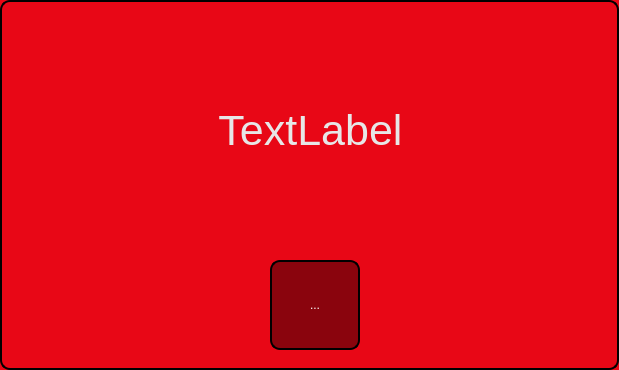
<?xml version="1.0" encoding="UTF-8"?>
<ui version="4.0">
 <class>FCErrorDialog</class>
 <widget class="QDialog" name="FCErrorDialog">
  <property name="geometry">
   <rect>
    <x>0</x>
    <y>0</y>
    <width>619</width>
    <height>370</height>
   </rect>
  </property>
  <property name="palette">
   <palette>
    <active>
     <colorrole role="WindowText">
      <brush brushstyle="SolidPattern">
       <color alpha="255">
        <red>255</red>
        <green>255</green>
        <blue>255</blue>
       </color>
      </brush>
     </colorrole>
     <colorrole role="Button">
      <brush brushstyle="SolidPattern">
       <color alpha="255">
        <red>232</red>
        <green>7</green>
        <blue>22</blue>
       </color>
      </brush>
     </colorrole>
     <colorrole role="Text">
      <brush brushstyle="SolidPattern">
       <color alpha="255">
        <red>255</red>
        <green>255</green>
        <blue>255</blue>
       </color>
      </brush>
     </colorrole>
     <colorrole role="ButtonText">
      <brush brushstyle="SolidPattern">
       <color alpha="255">
        <red>255</red>
        <green>255</green>
        <blue>255</blue>
       </color>
      </brush>
     </colorrole>
     <colorrole role="Base">
      <brush brushstyle="SolidPattern">
       <color alpha="255">
        <red>232</red>
        <green>7</green>
        <blue>22</blue>
       </color>
      </brush>
     </colorrole>
     <colorrole role="Window">
      <brush brushstyle="SolidPattern">
       <color alpha="255">
        <red>232</red>
        <green>7</green>
        <blue>22</blue>
       </color>
      </brush>
     </colorrole>
     <colorrole role="PlaceholderText">
      <brush brushstyle="SolidPattern">
       <color alpha="255">
        <red>255</red>
        <green>255</green>
        <blue>255</blue>
       </color>
      </brush>
     </colorrole>
    </active>
    <inactive>
     <colorrole role="WindowText">
      <brush brushstyle="SolidPattern">
       <color alpha="255">
        <red>255</red>
        <green>255</green>
        <blue>255</blue>
       </color>
      </brush>
     </colorrole>
     <colorrole role="Button">
      <brush brushstyle="SolidPattern">
       <color alpha="255">
        <red>232</red>
        <green>7</green>
        <blue>22</blue>
       </color>
      </brush>
     </colorrole>
     <colorrole role="Text">
      <brush brushstyle="SolidPattern">
       <color alpha="255">
        <red>255</red>
        <green>255</green>
        <blue>255</blue>
       </color>
      </brush>
     </colorrole>
     <colorrole role="ButtonText">
      <brush brushstyle="SolidPattern">
       <color alpha="255">
        <red>255</red>
        <green>255</green>
        <blue>255</blue>
       </color>
      </brush>
     </colorrole>
     <colorrole role="Base">
      <brush brushstyle="SolidPattern">
       <color alpha="255">
        <red>232</red>
        <green>7</green>
        <blue>22</blue>
       </color>
      </brush>
     </colorrole>
     <colorrole role="Window">
      <brush brushstyle="SolidPattern">
       <color alpha="255">
        <red>232</red>
        <green>7</green>
        <blue>22</blue>
       </color>
      </brush>
     </colorrole>
     <colorrole role="PlaceholderText">
      <brush brushstyle="SolidPattern">
       <color alpha="255">
        <red>255</red>
        <green>255</green>
        <blue>255</blue>
       </color>
      </brush>
     </colorrole>
    </inactive>
    <disabled>
     <colorrole role="WindowText">
      <brush brushstyle="SolidPattern">
       <color alpha="255">
        <red>255</red>
        <green>255</green>
        <blue>255</blue>
       </color>
      </brush>
     </colorrole>
     <colorrole role="Button">
      <brush brushstyle="SolidPattern">
       <color alpha="255">
        <red>232</red>
        <green>7</green>
        <blue>22</blue>
       </color>
      </brush>
     </colorrole>
     <colorrole role="Text">
      <brush brushstyle="SolidPattern">
       <color alpha="255">
        <red>255</red>
        <green>255</green>
        <blue>255</blue>
       </color>
      </brush>
     </colorrole>
     <colorrole role="ButtonText">
      <brush brushstyle="SolidPattern">
       <color alpha="255">
        <red>255</red>
        <green>255</green>
        <blue>255</blue>
       </color>
      </brush>
     </colorrole>
     <colorrole role="Base">
      <brush brushstyle="SolidPattern">
       <color alpha="255">
        <red>232</red>
        <green>7</green>
        <blue>22</blue>
       </color>
      </brush>
     </colorrole>
     <colorrole role="Window">
      <brush brushstyle="SolidPattern">
       <color alpha="255">
        <red>232</red>
        <green>7</green>
        <blue>22</blue>
       </color>
      </brush>
     </colorrole>
     <colorrole role="PlaceholderText">
      <brush brushstyle="SolidPattern">
       <color alpha="255">
        <red>255</red>
        <green>255</green>
        <blue>255</blue>
       </color>
      </brush>
     </colorrole>
    </disabled>
   </palette>
  </property>
  <property name="windowTitle">
   <string>Dialog</string>
  </property>
  <property name="styleSheet">
   <string notr="true">QDialog
{
	border: 2px solid black;
    border-radius: 10px;
    background-color: #e80716;
    color: white
}
</string>
  </property>
  <widget class="QWidget" name="horizontalLayoutWidget">
   <property name="geometry">
    <rect>
     <x>10</x>
     <y>110</y>
     <width>601</width>
     <height>101</height>
    </rect>
   </property>
   <layout class="QHBoxLayout" name="horizontalLayout">
    <property name="leftMargin">
     <number>0</number>
    </property>
    <property name="topMargin">
     <number>0</number>
    </property>
    <property name="rightMargin">
     <number>0</number>
    </property>
    <property name="bottomMargin">
     <number>0</number>
    </property>
   </layout>
  </widget>
  <widget class="QLabel" name="label">
   <property name="geometry">
    <rect>
     <x>10</x>
     <y>10</y>
     <width>601</width>
     <height>241</height>
    </rect>
   </property>
   <property name="palette">
    <palette>
     <active>
      <colorrole role="WindowText">
       <brush brushstyle="SolidPattern">
        <color alpha="255">
         <red>0</red>
         <green>0</green>
         <blue>0</blue>
        </color>
       </brush>
      </colorrole>
      <colorrole role="Button">
       <brush brushstyle="SolidPattern">
        <color alpha="255">
         <red>239</red>
         <green>41</green>
         <blue>41</blue>
        </color>
       </brush>
      </colorrole>
      <colorrole role="Light">
       <brush brushstyle="SolidPattern">
        <color alpha="255">
         <red>255</red>
         <green>147</green>
         <blue>147</blue>
        </color>
       </brush>
      </colorrole>
      <colorrole role="Midlight">
       <brush brushstyle="SolidPattern">
        <color alpha="255">
         <red>247</red>
         <green>94</green>
         <blue>94</blue>
        </color>
       </brush>
      </colorrole>
      <colorrole role="Dark">
       <brush brushstyle="SolidPattern">
        <color alpha="255">
         <red>119</red>
         <green>20</green>
         <blue>20</blue>
        </color>
       </brush>
      </colorrole>
      <colorrole role="Mid">
       <brush brushstyle="SolidPattern">
        <color alpha="255">
         <red>159</red>
         <green>27</green>
         <blue>27</blue>
        </color>
       </brush>
      </colorrole>
      <colorrole role="Text">
       <brush brushstyle="SolidPattern">
        <color alpha="255">
         <red>0</red>
         <green>0</green>
         <blue>0</blue>
        </color>
       </brush>
      </colorrole>
      <colorrole role="BrightText">
       <brush brushstyle="SolidPattern">
        <color alpha="255">
         <red>255</red>
         <green>255</green>
         <blue>255</blue>
        </color>
       </brush>
      </colorrole>
      <colorrole role="ButtonText">
       <brush brushstyle="SolidPattern">
        <color alpha="255">
         <red>0</red>
         <green>0</green>
         <blue>0</blue>
        </color>
       </brush>
      </colorrole>
      <colorrole role="Base">
       <brush brushstyle="SolidPattern">
        <color alpha="255">
         <red>255</red>
         <green>255</green>
         <blue>255</blue>
        </color>
       </brush>
      </colorrole>
      <colorrole role="Window">
       <brush brushstyle="SolidPattern">
        <color alpha="255">
         <red>239</red>
         <green>41</green>
         <blue>41</blue>
        </color>
       </brush>
      </colorrole>
      <colorrole role="Shadow">
       <brush brushstyle="SolidPattern">
        <color alpha="255">
         <red>0</red>
         <green>0</green>
         <blue>0</blue>
        </color>
       </brush>
      </colorrole>
      <colorrole role="AlternateBase">
       <brush brushstyle="SolidPattern">
        <color alpha="255">
         <red>247</red>
         <green>148</green>
         <blue>148</blue>
        </color>
       </brush>
      </colorrole>
      <colorrole role="ToolTipBase">
       <brush brushstyle="SolidPattern">
        <color alpha="255">
         <red>255</red>
         <green>255</green>
         <blue>220</blue>
        </color>
       </brush>
      </colorrole>
      <colorrole role="ToolTipText">
       <brush brushstyle="SolidPattern">
        <color alpha="255">
         <red>0</red>
         <green>0</green>
         <blue>0</blue>
        </color>
       </brush>
      </colorrole>
     </active>
     <inactive>
      <colorrole role="WindowText">
       <brush brushstyle="SolidPattern">
        <color alpha="255">
         <red>231</red>
         <green>231</green>
         <blue>231</blue>
        </color>
       </brush>
      </colorrole>
      <colorrole role="Button">
       <brush brushstyle="SolidPattern">
        <color alpha="255">
         <red>35</red>
         <green>35</green>
         <blue>35</blue>
        </color>
       </brush>
      </colorrole>
      <colorrole role="Light">
       <brush brushstyle="SolidPattern">
        <color alpha="255">
         <red>255</red>
         <green>255</green>
         <blue>255</blue>
        </color>
       </brush>
      </colorrole>
      <colorrole role="Midlight">
       <brush brushstyle="SolidPattern">
        <color alpha="255">
         <red>202</red>
         <green>202</green>
         <blue>202</blue>
        </color>
       </brush>
      </colorrole>
      <colorrole role="Dark">
       <brush brushstyle="SolidPattern">
        <color alpha="255">
         <red>35</red>
         <green>35</green>
         <blue>35</blue>
        </color>
       </brush>
      </colorrole>
      <colorrole role="Mid">
       <brush brushstyle="SolidPattern">
        <color alpha="255">
         <red>160</red>
         <green>160</green>
         <blue>160</blue>
        </color>
       </brush>
      </colorrole>
      <colorrole role="Text">
       <brush brushstyle="SolidPattern">
        <color alpha="255">
         <red>231</red>
         <green>231</green>
         <blue>231</blue>
        </color>
       </brush>
      </colorrole>
      <colorrole role="BrightText">
       <brush brushstyle="SolidPattern">
        <color alpha="255">
         <red>255</red>
         <green>0</green>
         <blue>0</blue>
        </color>
       </brush>
      </colorrole>
      <colorrole role="ButtonText">
       <brush brushstyle="SolidPattern">
        <color alpha="255">
         <red>231</red>
         <green>231</green>
         <blue>231</blue>
        </color>
       </brush>
      </colorrole>
      <colorrole role="Base">
       <brush brushstyle="SolidPattern">
        <color alpha="255">
         <red>51</red>
         <green>51</green>
         <blue>51</blue>
        </color>
       </brush>
      </colorrole>
      <colorrole role="Window">
       <brush brushstyle="SolidPattern">
        <color alpha="255">
         <red>51</red>
         <green>51</green>
         <blue>51</blue>
        </color>
       </brush>
      </colorrole>
      <colorrole role="Shadow">
       <brush brushstyle="SolidPattern">
        <color alpha="255">
         <red>118</red>
         <green>118</green>
         <blue>118</blue>
        </color>
       </brush>
      </colorrole>
      <colorrole role="AlternateBase">
       <brush brushstyle="SolidPattern">
        <color alpha="255">
         <red>81</red>
         <green>81</green>
         <blue>81</blue>
        </color>
       </brush>
      </colorrole>
      <colorrole role="ToolTipBase">
       <brush brushstyle="SolidPattern">
        <color alpha="102">
         <red>0</red>
         <green>0</green>
         <blue>0</blue>
        </color>
       </brush>
      </colorrole>
      <colorrole role="ToolTipText">
       <brush brushstyle="SolidPattern">
        <color alpha="255">
         <red>231</red>
         <green>231</green>
         <blue>231</blue>
        </color>
       </brush>
      </colorrole>
     </inactive>
     <disabled>
      <colorrole role="WindowText">
       <brush brushstyle="SolidPattern">
        <color alpha="255">
         <red>119</red>
         <green>20</green>
         <blue>20</blue>
        </color>
       </brush>
      </colorrole>
      <colorrole role="Button">
       <brush brushstyle="SolidPattern">
        <color alpha="255">
         <red>239</red>
         <green>41</green>
         <blue>41</blue>
        </color>
       </brush>
      </colorrole>
      <colorrole role="Light">
       <brush brushstyle="SolidPattern">
        <color alpha="255">
         <red>255</red>
         <green>147</green>
         <blue>147</blue>
        </color>
       </brush>
      </colorrole>
      <colorrole role="Midlight">
       <brush brushstyle="SolidPattern">
        <color alpha="255">
         <red>247</red>
         <green>94</green>
         <blue>94</blue>
        </color>
       </brush>
      </colorrole>
      <colorrole role="Dark">
       <brush brushstyle="SolidPattern">
        <color alpha="255">
         <red>119</red>
         <green>20</green>
         <blue>20</blue>
        </color>
       </brush>
      </colorrole>
      <colorrole role="Mid">
       <brush brushstyle="SolidPattern">
        <color alpha="255">
         <red>159</red>
         <green>27</green>
         <blue>27</blue>
        </color>
       </brush>
      </colorrole>
      <colorrole role="Text">
       <brush brushstyle="SolidPattern">
        <color alpha="255">
         <red>119</red>
         <green>20</green>
         <blue>20</blue>
        </color>
       </brush>
      </colorrole>
      <colorrole role="BrightText">
       <brush brushstyle="SolidPattern">
        <color alpha="255">
         <red>255</red>
         <green>255</green>
         <blue>255</blue>
        </color>
       </brush>
      </colorrole>
      <colorrole role="ButtonText">
       <brush brushstyle="SolidPattern">
        <color alpha="255">
         <red>119</red>
         <green>20</green>
         <blue>20</blue>
        </color>
       </brush>
      </colorrole>
      <colorrole role="Base">
       <brush brushstyle="SolidPattern">
        <color alpha="255">
         <red>239</red>
         <green>41</green>
         <blue>41</blue>
        </color>
       </brush>
      </colorrole>
      <colorrole role="Window">
       <brush brushstyle="SolidPattern">
        <color alpha="255">
         <red>239</red>
         <green>41</green>
         <blue>41</blue>
        </color>
       </brush>
      </colorrole>
      <colorrole role="Shadow">
       <brush brushstyle="SolidPattern">
        <color alpha="255">
         <red>177</red>
         <green>177</green>
         <blue>177</blue>
        </color>
       </brush>
      </colorrole>
      <colorrole role="AlternateBase">
       <brush brushstyle="SolidPattern">
        <color alpha="255">
         <red>81</red>
         <green>81</green>
         <blue>81</blue>
        </color>
       </brush>
      </colorrole>
      <colorrole role="ToolTipBase">
       <brush brushstyle="SolidPattern">
        <color alpha="102">
         <red>0</red>
         <green>0</green>
         <blue>0</blue>
        </color>
       </brush>
      </colorrole>
      <colorrole role="ToolTipText">
       <brush brushstyle="SolidPattern">
        <color alpha="255">
         <red>231</red>
         <green>231</green>
         <blue>231</blue>
        </color>
       </brush>
      </colorrole>
     </disabled>
    </palette>
   </property>
   <property name="font">
    <font>
     <pointsize>32</pointsize>
    </font>
   </property>
   <property name="text">
    <string>TextLabel</string>
   </property>
   <property name="alignment">
    <set>Qt::AlignCenter</set>
   </property>
  </widget>
  <widget class="QToolButton" name="ok">
   <property name="geometry">
    <rect>
     <x>270</x>
     <y>260</y>
     <width>90</width>
     <height>90</height>
    </rect>
   </property>
   <property name="minimumSize">
    <size>
     <width>90</width>
     <height>90</height>
    </size>
   </property>
   <property name="styleSheet">
    <string notr="true">QToolButton
{
	border: 2px solid black;
    border-radius: 10px;
    background-color: #8a040d;
    color: white
}</string>
   </property>
   <property name="text">
    <string>...</string>
   </property>
   <property name="icon">
    <iconset resource="../../../FCMachine/FCMachine.qrc">
     <normaloff>:/img/yes.svg</normaloff>:/img/yes.svg</iconset>
   </property>
   <property name="iconSize">
    <size>
     <width>80</width>
     <height>80</height>
    </size>
   </property>
  </widget>
 </widget>
 <resources>
  <include location="../../../FCMachine/FCMachine.qrc"/>
 </resources>
 <connections/>
</ui>
